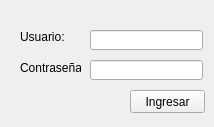
<?xml version="1.0" encoding="UTF-8"?>
<ui version="4.0">
 <class>Form</class>
 <widget class="QWidget" name="Form">
  <property name="geometry">
   <rect>
    <x>0</x>
    <y>0</y>
    <width>214</width>
    <height>127</height>
   </rect>
  </property>
  <property name="windowTitle">
   <string>Form</string>
  </property>
  <widget class="QLabel" name="usuarioLbl">
   <property name="geometry">
    <rect>
     <x>20</x>
     <y>30</y>
     <width>46</width>
     <height>13</height>
    </rect>
   </property>
   <property name="text">
    <string>Usuario:</string>
   </property>
  </widget>
  <widget class="QLabel" name="contrasenaLbl_2">
   <property name="geometry">
    <rect>
     <x>20</x>
     <y>60</y>
     <width>61</width>
     <height>16</height>
    </rect>
   </property>
   <property name="text">
    <string>Contraseña:</string>
   </property>
  </widget>
  <widget class="QPushButton" name="ingresarBtn">
   <property name="geometry">
    <rect>
     <x>130</x>
     <y>90</y>
     <width>75</width>
     <height>23</height>
    </rect>
   </property>
   <property name="text">
    <string>Ingresar</string>
   </property>
  </widget>
  <widget class="QLineEdit" name="lineEdit">
   <property name="geometry">
    <rect>
     <x>90</x>
     <y>30</y>
     <width>113</width>
     <height>20</height>
    </rect>
   </property>
  </widget>
  <widget class="QLineEdit" name="lineEdit_2">
   <property name="geometry">
    <rect>
     <x>90</x>
     <y>60</y>
     <width>113</width>
     <height>20</height>
    </rect>
   </property>
   <property name="inputMask">
    <string/>
   </property>
   <property name="echoMode">
    <enum>QLineEdit::PasswordEchoOnEdit</enum>
   </property>
  </widget>
 </widget>
 <resources/>
 <connections>
  <connection>
   <sender>ingresarBtn</sender>
   <signal>clicked()</signal>
   <receiver>Form</receiver>
   <slot>ingresar()</slot>
   <hints>
    <hint type="sourcelabel">
     <x>136</x>
     <y>101</y>
    </hint>
    <hint type="destinationlabel">
     <x>102</x>
     <y>106</y>
    </hint>
   </hints>
  </connection>
 </connections>
 <slots>
  <slot>ingresar()</slot>
 </slots>
</ui>
